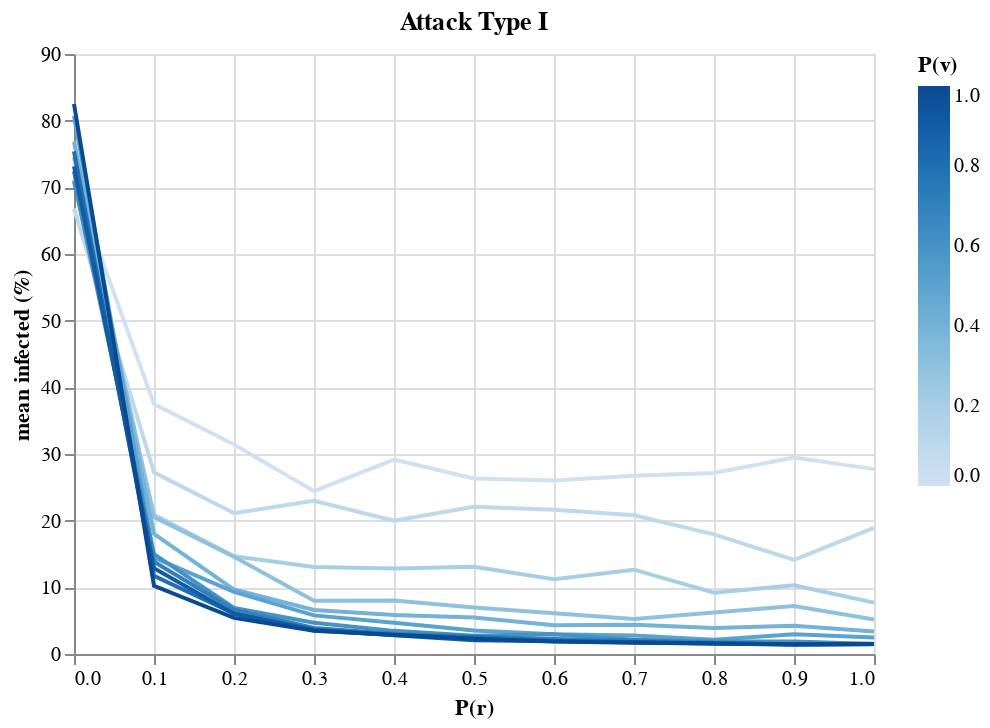

Write notebook code for a chart like this one.
### Code cell
a

### Figure 1 — Vega-Lite specification as saved in the notebook (floating-point values rounded to 4 significant figures)
{"config": {"view": {"continuousWidth": 400, "continuousHeight": 300}}, "data": {"name": "data-d410b517e9d4abb92d2083be992e0530"}, "mark": "line", "encoding": {"color": {"type": "quantitative", "field": "vaccination_prob", "title": "P(v)"}, "x": {"type": "quantitative", "field": "prebunking_prob", "title": "P(r)"}, "y": {"type": "quantitative", "field": "mean_infected", "scale": {"domain": [0, 90]}, "title": "mean infected (%)"}}, "title": "Attack Type I", "$schema": "https://vega.github.io/schema/vega-lite/v4.8.1.json", "datasets": {"data-d410b517e9d4abb92d2083be992e0530": [{"prebunking_prob": 0.0, "vaccination_prob": 0.0, "attack_kind": 0, "mean_susceptible": 28.26, "mean_infected": 70.74, "mean_resistant": 1.0, "mean_infected_prop": 0.7074}, {"prebunking_prob": 0.0, "vaccination_prob": 0.1, "attack_kind": 0, "mean_susceptible": 32.17, "mean_infected": 66.83, "mean_resistant": 1.0, "mean_infected_prop": 0.6683}, {"prebunking_prob": 0.0, "vaccination_prob": 0.2, "attack_kind": 0, "mean_susceptible": 27.81, "mean_infected": 71.19, "mean_resistant": 1.0, "mean_infected_prop": 0.7119}, {"prebunking_prob": 0.0, "vaccination_prob": 0.3, "attack_kind": 0, "mean_susceptible": 24.48, "mean_infected": 74.52, "mean_resistant": 1.0, "mean_infected_prop": 0.7452}, {"prebunking_prob": 0.0, "vaccination_prob": 0.4, "attack_kind": 0, "mean_susceptible": 22.16, "mean_infected": 76.84, "mean_resistant": 1.0, "mean_infected_prop": 0.7684}, {"prebunking_prob": 0.0, "vaccination_prob": 0.5, "attack_kind": 0, "mean_susceptible": 18.3, "mean_infected": 80.7, "mean_resistant": 1.0, "mean_infected_prop": 0.807}, {"prebunking_prob": 0.0, "vaccination_prob": 0.6, "attack_kind": 0, "mean_susceptible": 28.08, "mean_infected": 70.92, "mean_resistant": 1.0, "mean_infected_prop": 0.7092}, {"prebunking_prob": 0.0, "vaccination_prob": 0.7, "attack_kind": 0, "mean_susceptible": 26.62, "mean_infected": 72.38, "mean_resistant": 1.0, "mean_infected_prop": 0.7238}, {"prebunking_prob": 0.0, "vaccination_prob": 0.8, "attack_kind": 0, "mean_susceptible": 23.61, "mean_infected": 75.39, "mean_resistant": 1.0, "mean_infected_prop": 0.7539}, {"prebunking_prob": 0.0, "vaccination_prob": 0.9, "attack_kind": 0, "mean_susceptible": 25.86, "mean_infected": 73.14, "mean_resistant": 1.0, "mean_infected_prop": 0.7314}, {"prebunking_prob": 0.0, "vaccination_prob": 1.0, "attack_kind": 0, "mean_susceptible": 16.5, "mean_infected": 82.5, "mean_resistant": 1.0, "mean_infected_prop": 0.825}, {"prebunking_prob": 0.1, "vaccination_prob": 0.0, "attack_kind": 0, "mean_susceptible": 14.09, "mean_infected": 37.49, "mean_resistant": 48.42, "mean_infected_prop": 0.3749}, {"prebunking_prob": 0.1, "vaccination_prob": 0.1, "attack_kind": 0, "mean_susceptible": 14.54, "mean_infected": 27.24, "mean_resistant": 58.22, "mean_infected_prop": 0.2724}, {"prebunking_prob": 0.1, "vaccination_prob": 0.2, "attack_kind": 0, "mean_susceptible": 7.9, "mean_infected": 20.9, "mean_resistant": 71.2, "mean_infected_prop": 0.209}, {"prebunking_prob": 0.1, "vaccination_prob": 0.3, "attack_kind": 0, "mean_susceptible": 5.72, "mean_infected": 20.53, "mean_resistant": 73.75, "mean_infected_prop": 0.2053}, {"prebunking_prob": 0.1, "vaccination_prob": 0.4, "attack_kind": 0, "mean_susceptible": 1.97, "mean_infected": 18.03, "mean_resistant": 80.0, "mean_infected_prop": 0.1803}, {"prebunking_prob": 0.1, "vaccination_prob": 0.5, "attack_kind": 0, "mean_susceptible": 1.4, "mean_infected": 14.45, "mean_resistant": 84.15, "mean_infected_prop": 0.1445}, {"prebunking_prob": 0.1, "vaccination_prob": 0.6, "attack_kind": 0, "mean_susceptible": 0.32, "mean_infected": 14.98, "mean_resistant": 84.7, "mean_infected_prop": 0.1498}, {"prebunking_prob": 0.1, "vaccination_prob": 0.7, "attack_kind": 0, "mean_susceptible": 0.14, "mean_infected": 13.84, "mean_resistant": 86.02, "mean_infected_prop": 0.1384}, {"prebunking_prob": 0.1, "vaccination_prob": 0.8, "attack_kind": 0, "mean_susceptible": 0.02, "mean_infected": 11.72, "mean_resistant": 88.26, "mean_infected_prop": 0.1172}, {"prebunking_prob": 0.1, "vaccination_prob": 0.9, "attack_kind": 0, "mean_susceptible": 0.0, "mean_infected": 12.87, "mean_resistant": 87.13, "mean_infected_prop": 0.1287}, {"prebunking_prob": 0.1, "vaccination_prob": 1.0, "attack_kind": 0, "mean_susceptible": 0.01, "mean_infected": 10.21, "mean_resistant": 89.78, "mean_infected_prop": 0.1021}, {"prebunking_prob": 0.2, "vaccination_prob": 0.0, "attack_kind": 0, "mean_susceptible": 18.73, "mean_infected": 31.44, "mean_resistant": 49.83, "mean_infected_prop": 0.3144}, {"prebunking_prob": 0.2, "vaccination_prob": 0.1, "attack_kind": 0, "mean_susceptible": 17.2, "mean_infected": 21.12, "mean_resistant": 61.68, "mean_infected_prop": 0.2112}, {"prebunking_prob": 0.2, "vaccination_prob": 0.2, "attack_kind": 0, "mean_susceptible": 9.51, "mean_infected": 14.65, "mean_resistant": 75.84, "mean_infected_prop": 0.1465}, {"prebunking_prob": 0.2, "vaccination_prob": 0.3, "attack_kind": 0, "mean_susceptible": 6.15, "mean_infected": 14.6, "mean_resistant": 79.25, "mean_infected_prop": 0.146}, {"prebunking_prob": 0.2, "vaccination_prob": 0.4, "attack_kind": 0, "mean_susceptible": 2.27, "mean_infected": 9.67, "mean_resistant": 88.06, "mean_infected_prop": 0.0967}, {"prebunking_prob": 0.2, "vaccination_prob": 0.5, "attack_kind": 0, "mean_susceptible": 1.02, "mean_infected": 9.31, "mean_resistant": 89.67, "mean_infected_prop": 0.0931}, {"prebunking_prob": 0.2, "vaccination_prob": 0.6, "attack_kind": 0, "mean_susceptible": 0.49, "mean_infected": 6.92, "mean_resistant": 92.59, "mean_infected_prop": 0.0692}, {"prebunking_prob": 0.2, "vaccination_prob": 0.7, "attack_kind": 0, "mean_susceptible": 0.08, "mean_infected": 6.63, "mean_resistant": 93.29, "mean_infected_prop": 0.0663}, {"prebunking_prob": 0.2, "vaccination_prob": 0.8, "attack_kind": 0, "mean_susceptible": 0.02, "mean_infected": 6.05, "mean_resistant": 93.93, "mean_infected_prop": 0.0605}, {"prebunking_prob": 0.2, "vaccination_prob": 0.9, "attack_kind": 0, "mean_susceptible": 0.0, "mean_infected": 6.04, "mean_resistant": 93.96, "mean_infected_prop": 0.0604}, {"prebunking_prob": 0.2, "vaccination_prob": 1.0, "attack_kind": 0, "mean_susceptible": 0.0, "mean_infected": 5.42, "mean_resistant": 94.58, "mean_infected_prop": 0.0542}, {"prebunking_prob": 0.3, "vaccination_prob": 0.0, "attack_kind": 0, "mean_susceptible": 24.52, "mean_infected": 24.43, "mean_resistant": 51.05, "mean_infected_prop": 0.2443}, {"prebunking_prob": 0.3, "vaccination_prob": 0.1, "attack_kind": 0, "mean_susceptible": 17.1, "mean_infected": 22.99, "mean_resistant": 59.91, "mean_infected_prop": 0.2299}, {"prebunking_prob": 0.3, "vaccination_prob": 0.2, "attack_kind": 0, "mean_susceptible": 10.18, "mean_infected": 13.05, "mean_resistant": 76.77, "mean_infected_prop": 0.1305}, {"prebunking_prob": 0.3, "vaccination_prob": 0.3, "attack_kind": 0, "mean_susceptible": 7.71, "mean_infected": 8.0, "mean_resistant": 84.29, "mean_infected_prop": 0.08}, {"prebunking_prob": 0.3, "vaccination_prob": 0.4, "attack_kind": 0, "mean_susceptible": 3.32, "mean_infected": 6.6, "mean_resistant": 90.08, "mean_infected_prop": 0.066}, {"prebunking_prob": 0.3, "vaccination_prob": 0.5, "attack_kind": 0, "mean_susceptible": 1.61, "mean_infected": 5.79, "mean_resistant": 92.6, "mean_infected_prop": 0.0579}, {"prebunking_prob": 0.3, "vaccination_prob": 0.6, "attack_kind": 0, "mean_susceptible": 0.52, "mean_infected": 4.69, "mean_resistant": 94.79, "mean_infected_prop": 0.0469}, {"prebunking_prob": 0.3, "vaccination_prob": 0.7, "attack_kind": 0, "mean_susceptible": 0.05, "mean_infected": 3.91, "mean_resistant": 96.04, "mean_infected_prop": 0.0391}, {"prebunking_prob": 0.3, "vaccination_prob": 0.8, "attack_kind": 0, "mean_susceptible": 0.0, "mean_infected": 3.53, "mean_resistant": 96.47, "mean_infected_prop": 0.0353}, {"prebunking_prob": 0.3, "vaccination_prob": 0.9, "attack_kind": 0, "mean_susceptible": 0.0, "mean_infected": 3.64, "mean_resistant": 96.36, "mean_infected_prop": 0.0364}, {"prebunking_prob": 0.3, "vaccination_prob": 1.0, "attack_kind": 0, "mean_susceptible": 0.0, "mean_infected": 3.5, "mean_resistant": 96.5, "mean_infected_prop": 0.035}, {"prebunking_prob": 0.4, "vaccination_prob": 0.0, "attack_kind": 0, "mean_susceptible": 19.77, "mean_infected": 29.17, "mean_resistant": 51.06, "mean_infected_prop": 0.2917}, {"prebunking_prob": 0.4, "vaccination_prob": 0.1, "attack_kind": 0, "mean_susceptible": 16.79, "mean_infected": 20.01, "mean_resistant": 63.2, "mean_infected_prop": 0.2001}, {"prebunking_prob": 0.4, "vaccination_prob": 0.2, "attack_kind": 0, "mean_susceptible": 12.57, "mean_infected": 12.83, "mean_resistant": 74.6, "mean_infected_prop": 0.1283}, {"prebunking_prob": 0.4, "vaccination_prob": 0.3, "attack_kind": 0, "mean_susceptible": 6.76, "mean_infected": 8.02, "mean_resistant": 85.22, "mean_infected_prop": 0.0802}, {"prebunking_prob": 0.4, "vaccination_prob": 0.4, "attack_kind": 0, "mean_susceptible": 3.67, "mean_infected": 5.84, "mean_resistant": 90.49, "mean_infected_prop": 0.0584}, {"prebunking_prob": 0.4, "vaccination_prob": 0.5, "attack_kind": 0, "mean_susceptible": 1.84, "mean_infected": 4.69, "mean_resistant": 93.47, "mean_infected_prop": 0.0469}, {"prebunking_prob": 0.4, "vaccination_prob": 0.6, "attack_kind": 0, "mean_susceptible": 0.5, "mean_infected": 3.47, "mean_resistant": 96.03, "mean_infected_prop": 0.0347}, {"prebunking_prob": 0.4, "vaccination_prob": 0.7, "attack_kind": 0, "mean_susceptible": 0.15, "mean_infected": 3.04, "mean_resistant": 96.81, "mean_infected_prop": 0.0304}, {"prebunking_prob": 0.4, "vaccination_prob": 0.8, "attack_kind": 0, "mean_susceptible": 0.04, "mean_infected": 2.84, "mean_resistant": 97.12, "mean_infected_prop": 0.0284}, {"prebunking_prob": 0.4, "vaccination_prob": 0.9, "attack_kind": 0, "mean_susceptible": 0.0, "mean_infected": 2.8, "mean_resistant": 97.2, "mean_infected_prop": 0.028}, {"prebunking_prob": 0.4, "vaccination_prob": 1.0, "attack_kind": 0, "mean_susceptible": 0.0, "mean_infected": 2.9, "mean_resistant": 97.1, "mean_infected_prop": 0.029}, {"prebunking_prob": 0.5, "vaccination_prob": 0.0, "attack_kind": 0, "mean_susceptible": 22.72, "mean_infected": 26.33, "mean_resistant": 50.95, "mean_infected_prop": 0.2633}, {"prebunking_prob": 0.5, "vaccination_prob": 0.1, "attack_kind": 0, "mean_susceptible": 17.5, "mean_infected": 22.08, "mean_resistant": 60.42, "mean_infected_prop": 0.2208}, {"prebunking_prob": 0.5, "vaccination_prob": 0.2, "attack_kind": 0, "mean_susceptible": 12.91, "mean_infected": 13.08, "mean_resistant": 74.01, "mean_infected_prop": 0.1308}, {"prebunking_prob": 0.5, "vaccination_prob": 0.3, "attack_kind": 0, "mean_susceptible": 8.76, "mean_infected": 6.98, "mean_resistant": 84.26, "mean_infected_prop": 0.0698}, {"prebunking_prob": 0.5, "vaccination_prob": 0.4, "attack_kind": 0, "mean_susceptible": 3.31, "mean_infected": 5.49, "mean_resistant": 91.2, "mean_infected_prop": 0.0549}, {"prebunking_prob": 0.5, "vaccination_prob": 0.5, "attack_kind": 0, "mean_susceptible": 1.1, "mean_infected": 3.54, "mean_resistant": 95.36, "mean_infected_prop": 0.0354}, {"prebunking_prob": 0.5, "vaccination_prob": 0.6, "attack_kind": 0, "mean_susceptible": 0.43, "mean_infected": 2.74, "mean_resistant": 96.83, "mean_infected_prop": 0.0274}, {"prebunking_prob": 0.5, "vaccination_prob": 0.7, "attack_kind": 0, "mean_susceptible": 0.13, "mean_infected": 2.6, "mean_resistant": 97.27, "mean_infected_prop": 0.026}, {"prebunking_prob": 0.5, "vaccination_prob": 0.8, "attack_kind": 0, "mean_susceptible": 0.02, "mean_infected": 2.54, "mean_resistant": 97.44, "mean_infected_prop": 0.0254}, {"prebunking_prob": 0.5, "vaccination_prob": 0.9, "attack_kind": 0, "mean_susceptible": 0.0, "mean_infected": 2.05, "mean_resistant": 97.95, "mean_infected_prop": 0.0205}, {"prebunking_prob": 0.5, "vaccination_prob": 1.0, "attack_kind": 0, "mean_susceptible": 0.0, "mean_infected": 2.29, "mean_resistant": 97.71, "mean_infected_prop": 0.0229}, {"prebunking_prob": 0.6, "vaccination_prob": 0.0, "attack_kind": 0, "mean_susceptible": 22.6, "mean_infected": 26.04, "mean_resistant": 51.36, "mean_infected_prop": 0.2604}, {"prebunking_prob": 0.6, "vaccination_prob": 0.1, "attack_kind": 0, "mean_susceptible": 15.86, "mean_infected": 21.63, "mean_resistant": 62.51, "mean_infected_prop": 0.2163}, {"prebunking_prob": 0.6, "vaccination_prob": 0.2, "attack_kind": 0, "mean_susceptible": 13.73, "mean_infected": 11.2, "mean_resistant": 75.07, "mean_infected_prop": 0.112}, {"prebunking_prob": 0.6, "vaccination_prob": 0.3, "attack_kind": 0, "mean_susceptible": 7.47, "mean_infected": 6.11, "mean_resistant": 86.42, "mean_infected_prop": 0.0611}, {"prebunking_prob": 0.6, "vaccination_prob": 0.4, "attack_kind": 0, "mean_susceptible": 4.86, "mean_infected": 4.31, "mean_resistant": 90.83, "mean_infected_prop": 0.0431}, {"prebunking_prob": 0.6, "vaccination_prob": 0.5, "attack_kind": 0, "mean_susceptible": 1.41, "mean_infected": 2.95, "mean_resistant": 95.64, "mean_infected_prop": 0.0295}, {"prebunking_prob": 0.6, "vaccination_prob": 0.6, "attack_kind": 0, "mean_susceptible": 0.53, "mean_infected": 2.96, "mean_resistant": 96.51, "mean_infected_prop": 0.0296}, {"prebunking_prob": 0.6, "vaccination_prob": 0.7, "attack_kind": 0, "mean_susceptible": 0.19, "mean_infected": 2.24, "mean_resistant": 97.57, "mean_infected_prop": 0.0224}, {"prebunking_prob": 0.6, "vaccination_prob": 0.8, "attack_kind": 0, "mean_susceptible": 0.02, "mean_infected": 1.98, "mean_resistant": 98.0, "mean_infected_prop": 0.0198}, {"prebunking_prob": 0.6, "vaccination_prob": 0.9, "attack_kind": 0, "mean_susceptible": 0.0, "mean_infected": 1.9, "mean_resistant": 98.1, "mean_infected_prop": 0.019}, {"prebunking_prob": 0.6, "vaccination_prob": 1.0, "attack_kind": 0, "mean_susceptible": 0.0, "mean_infected": 1.88, "mean_resistant": 98.12, "mean_infected_prop": 0.0188}, {"prebunking_prob": 0.7, "vaccination_prob": 0.0, "attack_kind": 0, "mean_susceptible": 21.89, "mean_infected": 26.73, "mean_resistant": 51.38, "mean_infected_prop": 0.2673}, {"prebunking_prob": 0.7, "vaccination_prob": 0.1, "attack_kind": 0, "mean_susceptible": 16.39, "mean_infected": 20.82, "mean_resistant": 62.79, "mean_infected_prop": 0.2082}, {"prebunking_prob": 0.7, "vaccination_prob": 0.2, "attack_kind": 0, "mean_susceptible": 10.82, "mean_infected": 12.65, "mean_resistant": 76.53, "mean_infected_prop": 0.1265}, {"prebunking_prob": 0.7, "vaccination_prob": 0.3, "attack_kind": 0, "mean_susceptible": 8.54, "mean_infected": 5.24, "mean_resistant": 86.22, "mean_infected_prop": 0.0524}, {"prebunking_prob": 0.7, "vaccination_prob": 0.4, "attack_kind": 0, "mean_susceptible": 4.34, "mean_infected": 4.39, "mean_resistant": 91.27, "mean_infected_prop": 0.0439}, {"prebunking_prob": 0.7, "vaccination_prob": 0.5, "attack_kind": 0, "mean_susceptible": 1.68, "mean_infected": 2.78, "mean_resistant": 95.54, "mean_infected_prop": 0.0278}, {"prebunking_prob": 0.7, "vaccination_prob": 0.6, "attack_kind": 0, "mean_susceptible": 0.59, "mean_infected": 2.15, "mean_resistant": 97.26, "mean_infected_prop": 0.0215}, {"prebunking_prob": 0.7, "vaccination_prob": 0.7, "attack_kind": 0, "mean_susceptible": 0.11, "mean_infected": 2.04, "mean_resistant": 97.85, "mean_infected_prop": 0.0204}, {"prebunking_prob": 0.7, "vaccination_prob": 0.8, "attack_kind": 0, "mean_susceptible": 0.01, "mean_infected": 1.74, "mean_resistant": 98.25, "mean_infected_prop": 0.0174}, {"prebunking_prob": 0.7, "vaccination_prob": 0.9, "attack_kind": 0, "mean_susceptible": 0.0, "mean_infected": 1.79, "mean_resistant": 98.21, "mean_infected_prop": 0.0179}, {"prebunking_prob": 0.7, "vaccination_prob": 1.0, "attack_kind": 0, "mean_susceptible": 0.0, "mean_infected": 1.68, "mean_resistant": 98.32, "mean_infected_prop": 0.0168}, {"prebunking_prob": 0.8, "vaccination_prob": 0.0, "attack_kind": 0, "mean_susceptible": 21.21, "mean_infected": 27.14, "mean_resistant": 51.65, "mean_infected_prop": 0.2714}, {"prebunking_prob": 0.8, "vaccination_prob": 0.1, "attack_kind": 0, "mean_susceptible": 19.55, "mean_infected": 17.94, "mean_resistant": 62.51, "mean_infected_prop": 0.1794}, {"prebunking_prob": 0.8, "vaccination_prob": 0.2, "attack_kind": 0, "mean_susceptible": 15.13, "mean_infected": 9.19, "mean_resistant": 75.68, "mean_infected_prop": 0.0919}, {"prebunking_prob": 0.8, "vaccination_prob": 0.3, "attack_kind": 0, "mean_susceptible": 7.82, "mean_infected": 6.21, "mean_resistant": 85.97, "mean_infected_prop": 0.0621}, {"prebunking_prob": 0.8, "vaccination_prob": 0.4, "attack_kind": 0, "mean_susceptible": 3.86, "mean_infected": 3.89, "mean_resistant": 92.25, "mean_infected_prop": 0.0389}, {"prebunking_prob": 0.8, "vaccination_prob": 0.5, "attack_kind": 0, "mean_susceptible": 2.05, "mean_infected": 2.15, "mean_resistant": 95.8, "mean_infected_prop": 0.0215}, {"prebunking_prob": 0.8, "vaccination_prob": 0.6, "attack_kind": 0, "mean_susceptible": 0.6, "mean_infected": 1.89, "mean_resistant": 97.51, "mean_infected_prop": 0.0189}, {"prebunking_prob": 0.8, "vaccination_prob": 0.7, "attack_kind": 0, "mean_susceptible": 0.04, "mean_infected": 1.74, "mean_resistant": 98.22, "mean_infected_prop": 0.0174}, {"prebunking_prob": 0.8, "vaccination_prob": 0.8, "attack_kind": 0, "mean_susceptible": 0.0, "mean_infected": 1.59, "mean_resistant": 98.41, "mean_infected_prop": 0.0159}, {"prebunking_prob": 0.8, "vaccination_prob": 0.9, "attack_kind": 0, "mean_susceptible": 0.0, "mean_infected": 1.57, "mean_resistant": 98.43, "mean_infected_prop": 0.0157}, {"prebunking_prob": 0.8, "vaccination_prob": 1.0, "attack_kind": 0, "mean_susceptible": 0.0, "mean_infected": 1.56, "mean_resistant": 98.44, "mean_infected_prop": 0.0156}, {"prebunking_prob": 0.9, "vaccination_prob": 0.0, "attack_kind": 0, "mean_susceptible": 19.33, "mean_infected": 29.46, "mean_resistant": 51.21, "mean_infected_prop": 0.2946}, {"prebunking_prob": 0.9, "vaccination_prob": 0.1, "attack_kind": 0, "mean_susceptible": 19.48, "mean_infected": 14.13, "mean_resistant": 66.39, "mean_infected_prop": 0.1413}, {"prebunking_prob": 0.9, "vaccination_prob": 0.2, "attack_kind": 0, "mean_susceptible": 13.54, "mean_infected": 10.32, "mean_resistant": 76.14, "mean_infected_prop": 0.1032}, {"prebunking_prob": 0.9, "vaccination_prob": 0.3, "attack_kind": 0, "mean_susceptible": 7.76, "mean_infected": 7.19, "mean_resistant": 85.05, "mean_infected_prop": 0.0719}, {"prebunking_prob": 0.9, "vaccination_prob": 0.4, "attack_kind": 0, "mean_susceptible": 3.73, "mean_infected": 4.22, "mean_resistant": 92.05, "mean_infected_prop": 0.0422}, {"prebunking_prob": 0.9, "vaccination_prob": 0.5, "attack_kind": 0, "mean_susceptible": 1.45, "mean_infected": 2.97, "mean_resistant": 95.58, "mean_infected_prop": 0.0297}, {"prebunking_prob": 0.9, "vaccination_prob": 0.6, "attack_kind": 0, "mean_susceptible": 0.31, "mean_infected": 1.87, "mean_resistant": 97.82, "mean_infected_prop": 0.0187}, {"prebunking_prob": 0.9, "vaccination_prob": 0.7, "attack_kind": 0, "mean_susceptible": 0.08, "mean_infected": 1.47, "mean_resistant": 98.45, "mean_infected_prop": 0.0147}, {"prebunking_prob": 0.9, "vaccination_prob": 0.8, "attack_kind": 0, "mean_susceptible": 0.01, "mean_infected": 1.46, "mean_resistant": 98.53, "mean_infected_prop": 0.0146}, {"prebunking_prob": 0.9, "vaccination_prob": 0.9, "attack_kind": 0, "mean_susceptible": 0.0, "mean_infected": 1.39, "mean_resistant": 98.61, "mean_infected_prop": 0.0139}, {"prebunking_prob": 0.9, "vaccination_prob": 1.0, "attack_kind": 0, "mean_susceptible": 0.0, "mean_infected": 1.46, "mean_resistant": 98.54, "mean_infected_prop": 0.0146}, {"prebunking_prob": 1.0, "vaccination_prob": 0.0, "attack_kind": 0, "mean_susceptible": 22.05, "mean_infected": 27.73, "mean_resistant": 50.22, "mean_infected_prop": 0.2773}, {"prebunking_prob": 1.0, "vaccination_prob": 0.1, "attack_kind": 0, "mean_susceptible": 17.22, "mean_infected": 18.92, "mean_resistant": 63.86, "mean_infected_prop": 0.1892}, {"prebunking_prob": 1.0, "vaccination_prob": 0.2, "attack_kind": 0, "mean_susceptible": 14.45, "mean_infected": 7.7, "mean_resistant": 77.85, "mean_infected_prop": 0.077}, {"prebunking_prob": 1.0, "vaccination_prob": 0.3, "attack_kind": 0, "mean_susceptible": 8.5, "mean_infected": 5.17, "mean_resistant": 86.33, "mean_infected_prop": 0.0517}, {"prebunking_prob": 1.0, "vaccination_prob": 0.4, "attack_kind": 0, "mean_susceptible": 3.89, "mean_infected": 3.36, "mean_resistant": 92.75, "mean_infected_prop": 0.0336}, {"prebunking_prob": 1.0, "vaccination_prob": 0.5, "attack_kind": 0, "mean_susceptible": 1.9, "mean_infected": 2.49, "mean_resistant": 95.61, "mean_infected_prop": 0.0249}, {"prebunking_prob": 1.0, "vaccination_prob": 0.6, "attack_kind": 0, "mean_susceptible": 0.36, "mean_infected": 1.49, "mean_resistant": 98.15, "mean_infected_prop": 0.0149}, {"prebunking_prob": 1.0, "vaccination_prob": 0.7, "attack_kind": 0, "mean_susceptible": 0.17, "mean_infected": 1.54, "mean_resistant": 98.29, "mean_infected_prop": 0.0154}, {"prebunking_prob": 1.0, "vaccination_prob": 0.8, "attack_kind": 0, "mean_susceptible": 0.01, "mean_infected": 1.51, "mean_resistant": 98.48, "mean_infected_prop": 0.0151}, {"prebunking_prob": 1.0, "vaccination_prob": 0.9, "attack_kind": 0, "mean_susceptible": 0.0, "mean_infected": 1.48, "mean_resistant": 98.52, "mean_infected_prop": 0.0148}, {"prebunking_prob": 1.0, "vaccination_prob": 1.0, "attack_kind": 0, "mean_susceptible": 0.0, "mean_infected": 1.49, "mean_resistant": 98.51, "mean_infected_prop": 0.0149}]}}
